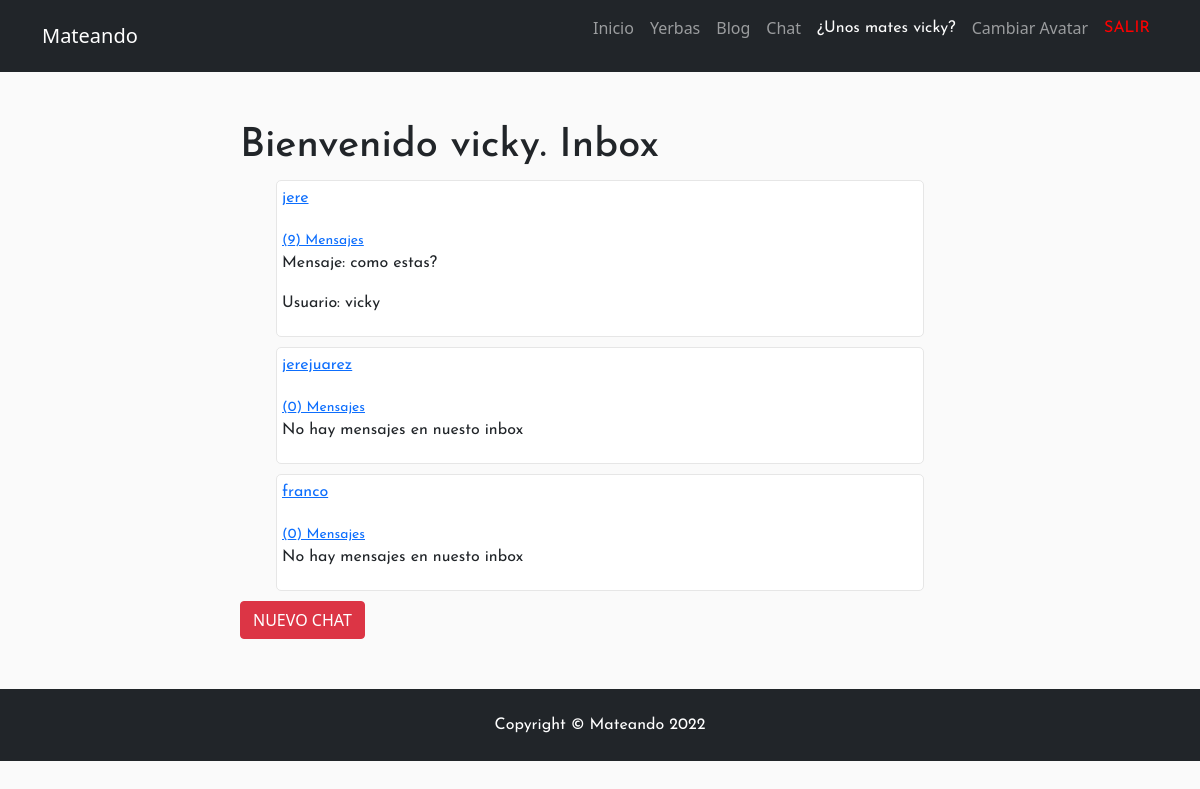
The page /MatesApp/inbox/ (signed in) on the database its author committed.
### MatesApp/models.py (models this page shows)
class ModelBase(models.Model):
    id = models.UUIDField(default=uuid.uuid4, primary_key=True, db_index=True, editable=False)
    tiempo= models.DateTimeField(auto_now_add=True)
    actualizar= models.DateTimeField(auto_now=True)
    class Meta:
        abstract= True

class CanalUsuario(ModelBase):
    canal= models.ForeignKey("Canal", null=True, on_delete=models.SET_NULL)
    usuario= models.ForeignKey(User, on_delete=models.CASCADE)

class Canal(ModelBase):
    usuarios= models.ManyToManyField(User, blank=True, through=CanalUsuario)
    objects= CanalManager()

class CanalMensaje(ModelBase):
    canal= models.ForeignKey("Canal", on_delete=models.CASCADE)
    usuario= models.ForeignKey(User, on_delete=models.CASCADE)
    texto= models.TextField()

### MatesApp/views.py (the view)
# urls.py: path('inbox/', views.Inbox.as_view(), name="inbox" ),
class Inbox(View):
    def get(self, request):
        inbox= Canal.objects.filter(canalusuario__usuario__in=[request.user.id])
        context= {
            "inbox":inbox
        }
        return render(request, 'MatesApp/inbox.html', context)

### MatesApp/models.py (called while the page is built)
    def get_queryset(self, *args, **kwargs):
        return CanalQuerySet(self.model, using=self._db)

### templatechat/MatesApp/inbox.html (shortened to what this page needs)
{% extends 'base.html' %}
{% block contenedor %}
<h1>
    Bienvenido {{user}}. Inbox
</h1>
{% for inbox in inbox %}
<div class="div_inbox">
        {% for second_user in inbox.canalusuario_set.all %}
            {% if second_user.usuario == request.user %}
            {% else %}
                <a href="{% url 'detailms' second_user.usuario.username %}">
                    <p>
                        {{second_user.usuario}}
                    </p>
                    <small>
                        ({{inbox.canalmensaje_set.count}}) Mensajes
                    </small>
                </a>
            {% endif %}
        {% endfor %}
        {% if inbox.canalmensaje_set.count != 0 %}
            <div class="div_ms_inbox">
                {% with ultimo_mensaje=inbox.canalmensaje_set.last %}
                    <p>
                        Mensaje: {{ultimo_mensaje.texto}}
                    </p>
                    <p>
                        Usuario: {{ultimo_mensaje.usuario}}
                    </p>
                {% endwith %}
            </div>
        {% else %}
            <p>
                No hay mensajes en nuesto inbox
            </p>
        {% endif %}
</div>
{% empty %}
<h2>
    Inbox Vacío
</h2>
{% endfor %}
<a class="btn btn-danger" href="dm" >NUEVO CHAT</a></li>
{% endblock %}

### MatesApp/templates/MatesApp/padre.html (shortened to what this page needs)
<!DOCTYPE html>
<html lang="en">
    <head>
        {% load static %}
        <link href="{% static 'MatesApp/css/styles.css' %}" rel="stylesheet" />
    </head>
    <body>
        <nav class="navbar navbar-expand-lg navbar-dark bg-dark">
            <div class="container">
                <a class="navbar-brand" href="{% url 'inicio' %}">Mateando</a>
                <div class="collapse navbar-collapse" id="navbarSupportedContent">
                    <ul class="navbar-nav ms-auto mb-2 mb-lg-0">
                        <li class="nav-item"><a class="nav-link" href="{% url 'inicio' %}">Inicio</a></li>
                        <li class="nav-item"><a class="nav-link" href="{% url 'yerbas' %}">Yerbas</a></li>
                        <li class="nav-item"><a class="nav-link" aria-current="page" href="#">Blog</a></li>
                        <li class="nav-item"><a class="nav-link" href="{% url 'inbox' %}">Chat</a></li>
                        {% if not request.user.is_authenticated %}
                        <li class="nav-item"><a class="nav-link active" href="{% url 'login' %}"><p style="color:#ff0000";>INICIAR SESIÓN</p></a></li>
                            <li class="nav-item"><a class="nav-link active" href="{% url 'register' %}"><p style="color:#ff0000";>REGISTRARSE</p></a></li>
                        {% else %}
                        <li class="nav-item"><a class="nav-link" href="{% url 'EditarPerfil' %}"><p style="color:#fcfcfc";>  ¿Unos mates {{ request.user.username }}?</p>
                        <li class="nav-item"><a class="nav-link" href="{% url 'agregarAvatar' %}">Cambiar Avatar</a></li>
                        <li class="nav-item"><a class="nav-link active" href="{% url 'logout' %}"><p style="color:#ff0000";>SALIR</p></a></li>
                        {% endif %}
                    </ul>
                </div>
            </div>
        </nav>
        {% block contenido_que_cambia%}{% endblock%}
        <footer class="py-4 bg-dark">
            <div class="container"><p class="m-0 text-center text-white">Copyright &copy; Mateando 2022</p></div>
        </footer>
    </body>
</html>

### templatechat/base.html (style rules this page uses)
* { margin: 0; padding: 0; }
body { background:#fafafa; }
h1, h2, h3, p, small { font-family: 'Josefin Sans', sans-serif; }

### templatechat/MatesApp/inbox.html (style rules this page uses)
.div_inbox { width: 90%; margin: 10px auto; background: #fff; border-radius: 5px; border: 1px solid #e6e6e6; padding: 5px; }

### rows shown on the page
Canal: canalmensaje_set.count "9", canalmensaje_set.last.texto "como estas?", canalmensaje_set.last.usuario "vicky"
CanalUsuario: usuario "jere"
Canal: canalmensaje_set.count "0", shows "No hay mensajes en nuesto inbox"
CanalUsuario: usuario "jerejuarez"
Canal: canalmensaje_set.count "0", shows "No hay mensajes en nuesto inbox"
CanalUsuario: usuario "franco"

### other values the page prints
{{ request.user.username }} "vicky"
{{ user }} "vicky"
